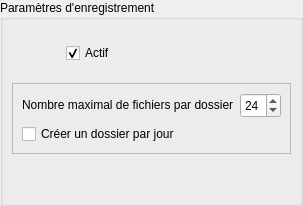
        <widget class="QWidget" name="pgLogger">
         <layout class="QVBoxLayout" name="verticalLayout_21">
          <property name="spacing">
           <number>0</number>
          </property>
          <property name="leftMargin">
           <number>0</number>
          </property>
          <property name="topMargin">
           <number>0</number>
          </property>
          <property name="rightMargin">
           <number>0</number>
          </property>
          <property name="bottomMargin">
           <number>0</number>
          </property>
          <item>
           <widget class="QGroupBox" name="grpLogger">
            <property name="title">
             <string>Paramètres d'enregistrement</string>
            </property>
            <layout class="QVBoxLayout" name="verticalLayout_22">
             <item>
              <layout class="QHBoxLayout" name="horizontalLayout_11">
               <item>
                <widget class="QLabel" name="lblLogger">
                 <property name="sizePolicy">
                  <sizepolicy hsizetype="Fixed" vsizetype="Fixed">
                   <horstretch>0</horstretch>
                   <verstretch>0</verstretch>
                  </sizepolicy>
                 </property>
                 <property name="minimumSize">
                  <size>
                   <width>48</width>
                   <height>48</height>
                  </size>
                 </property>
                 <property name="maximumSize">
                  <size>
                   <width>48</width>
                   <height>48</height>
                  </size>
                 </property>
                 <property name="text">
                  <string/>
                 </property>
                 <property name="pixmap">
                  <pixmap resource="wimustudio2.qrc">:/icons/images/logging.png</pixmap>
                 </property>
                 <property name="scaledContents">
                  <bool>true</bool>
                 </property>
                </widget>
               </item>
               <item>
                <widget class="QCheckBox" name="chkLogger">
                 <property name="cursor">
                  <cursorShape>PointingHandCursor</cursorShape>
                 </property>
                 <property name="text">
                  <string>Actif</string>
                 </property>
                 <property name="checked">
                  <bool>true</bool>
                 </property>
                </widget>
               </item>
              </layout>
             </item>
             <item>
              <widget class="QFrame" name="frameLogger">
               <property name="frameShape">
                <enum>QFrame::StyledPanel</enum>
               </property>
               <property name="frameShadow">
                <enum>QFrame::Raised</enum>
               </property>
               <layout class="QFormLayout" name="formLayout_6">
                <item row="0" column="0">
                 <widget class="QLabel" name="lblLoggerFileNum">
                  <property name="text">
                   <string>Nombre maximal de fichiers par dossier</string>
                  </property>
                 </widget>
                </item>
                <item row="0" column="1">
                 <widget class="QSpinBox" name="spinLoggerFileNum">
                  <property name="minimumSize">
                   <size>
                    <width>0</width>
                    <height>25</height>
                   </size>
                  </property>
                  <property name="maximumSize">
                   <size>
                    <width>50</width>
                    <height>16777215</height>
                   </size>
                  </property>
                  <property name="minimum">
                   <number>0</number>
                  </property>
                  <property name="maximum">
                   <number>48</number>
                  </property>
                  <property name="value">
                   <number>24</number>
                  </property>
                 </widget>
                </item>
                <item row="1" column="0">
                 <widget class="QCheckBox" name="chkLoggerSplit">
                  <property name="cursor">
                   <cursorShape>PointingHandCursor</cursorShape>
                  </property>
                  <property name="text">
                   <string>Créer un dossier par jour</string>
                  </property>
                 </widget>
                </item>
               </layout>
              </widget>
             </item>
             <item>
              <spacer name="verticalSpacer_8">
               <property name="orientation">
                <enum>Qt::Vertical</enum>
               </property>
               <property name="sizeHint" stdset="0">
                <size>
                 <width>20</width>
                 <height>40</height>
                </size>
               </property>
              </spacer>
             </item>
            </layout>
           </widget>
          </item>
         </layout>
        </widget>
